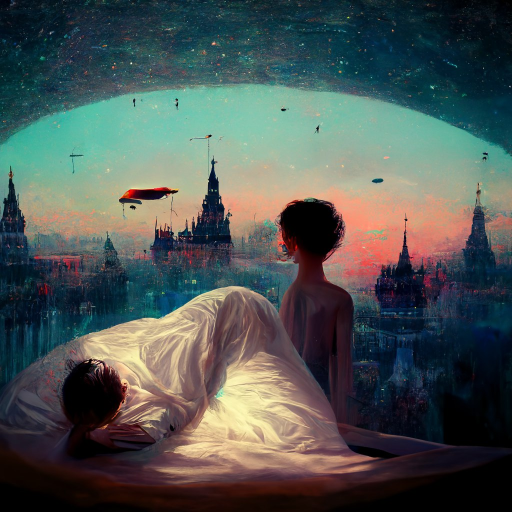
#> input picture images/dream.jpg, 1024 x 1024 px (shown at 1/2 size)
$ python effects.py
#> lines starting #> are read from the running program, lines starting #| are printed output that depends on the picture
import cv2
import numpy as np
import random

def effects(file, type, speed, show, scale_percent, blowup):
    img = cv2.imread(file)
    origional = img.shape
    width = int(img.shape[1] * scale_percent / 100)
    height = int(img.shape[0] * scale_percent / 100)
    dim = (width, height)
    arr = cv2.resize(img, dim)
    img = [ [ (int(p[0]),int(p[1]),int(p[2])) for p in row ] for row in arr ]

    copy=[]

    for i in range(len(img)):
        row = []
        for j in range(len(img[i])):
            row.append((0,0,0))
        copy.append(row)

    for c in range(0,255, speed):
        if type == "color":
            one = random.randrange(0,255)
            two = random.randrange(0,255)
            three = random.randrange(0,255)

        for i in range(len(copy)):
            if type == "line":
                one = random.randrange(0,255)
                two = random.randrange(0,255)
                three = random.randrange(0,255)

            for j in range(len(copy[i])):
                if type == "pixel":
                    one = random.randrange(0,255)
                    two = random.randrange(0,255)
                    three = random.randrange(0,255)
                if img[i][j][0] <  255-c:
                    copy[i][j] = (one,two,three)

                else:
                    copy[i][j] = img[i][j]

        if (c%show)==0:
            arr = np.asarray(copy, dtype=np.uint8)
            arr = cv2.cvtColor(arr, cv2.COLOR_BGR2RGB)
            arr = cv2.resize(arr, (origional[1]*blowup, origional[0]*blowup))
            cv2.imshow('image', arr)
            cv2.waitKey(1)

    return copy

def color(file, rgb, speed, show, scale_percent, blowup):
#> called with file = 'images/dream.jpg', rgb = (0, 0, 0), speed = 5, show = 2, scale_percent = 30, blowup = 2
    img = cv2.imread(file)
#> img is the input picture: shape (1024, 1024, 3); mean B, G, R 82.8, 85.3, 77.3
    origional = img.shape
#> origional = (1024, 1024, 3)
    width = int(img.shape[1] * scale_percent / 100)
#> width = 307
    height = int(img.shape[0] * scale_percent / 100)
#> height = 307
    dim = (width, height)
#> dim = (307, 307)
    arr = cv2.resize(img, dim)
    img = [ [ (int(p[0]),int(p[1]),int(p[2])) for p in row ] for row in arr ]
#> img = 307 items

    copy=[]

    for i in range(len(img)):
        row = []
        for j in range(len(img[i])):
            row.append((0,0,0))
        copy.append(row)
#> after the loop, copy = 307 items

    for c in range(0,255, speed):
        for i in range(len(copy)):

            for j in range(len(copy[i])):
                if img[i][j][0] <  255-c:
                    copy[i][j] = rgb
                else:
                    copy[i][j] = img[i][j]

        if (c%show)==0:
            arr = np.asarray(copy, dtype=np.uint8)
            arr = cv2.cvtColor(arr, cv2.COLOR_BGR2RGB)
            arr = cv2.resize(arr, (origional[1]*blowup, origional[0]*blowup))
            cv2.imshow('image', arr)
            cv2.waitKey(1)

    return copy

'''
Color Parameters: (
    file path,
    RBG color for background,
    amount of iterations,
    refresh rate,
    downscaling of image for speed,
    upscaling of image for display
    )

Effects Parameters: (
    file path,
    Effect type (pixel, color, line),
    amount of iterations,
    refresh rate,
    downscaling of image for speed,
    upscaling of image for display
    )
'''

# Test Examples (slowest is "pixel")
test_black = color("images/dream.jpg",(0,0,0), 5, 2, 30, 2)
#> test_black = 307 items
test_color = effects("images/dream.jpg",'pixel', 7, 7, 30, 2)
#> the loop in effects, `for c in range(0,255, speed):` made 37 passes
#> pass 2, in effects, `arr = np.asarray(copy, dtype=np.uint8)`:
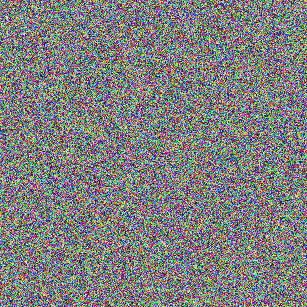
#> arr: shape (307, 307, 3); mean of channels 0, 1, 2 126.9, 127, 126.7; drawn as B, G, R
#> test_color = 307 items
test_color = effects("images/dream.jpg",'color', 5, 5, 50, 2)
#> call 2 of effects, with file = 'images/dream.jpg', type = 'color', speed = 5, show = 5, scale_percent = 50, blowup = 2
#> in effects (call 2), `arr = cv2.resize(img, dim)`:
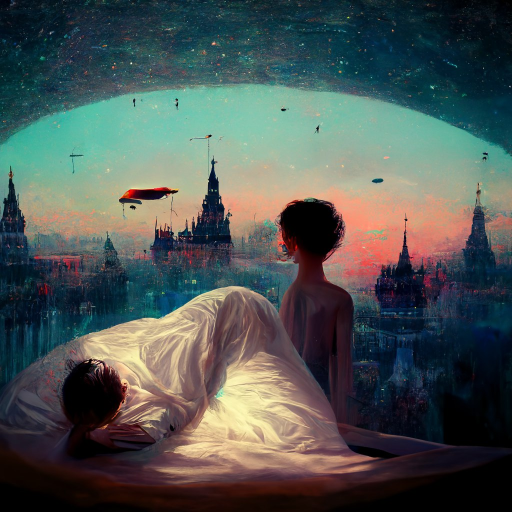
#> arr: shape (512, 512, 3); mean B, G, R 82.9, 85.4, 77.5
#> in effects (call 2), `img = [ [ (int(p[0]),int(p[1]),int(p[2])) for p in row ] for row in ar..`: img = 512 items
#> the loop in effects (call 2), `for c in range(0,255, speed):` made 51 passes
#> pass 1, in effects (call 2), `arr = np.asarray(copy, dtype=np.uint8)`:
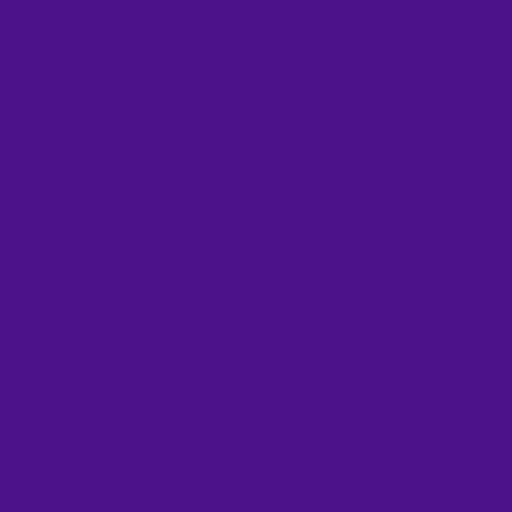
#> arr: shape (512, 512, 3); mean of channels 0, 1, 2 137, 18, 75; drawn as B, G, R
#> pass 2, in effects (call 2), `arr = np.asarray(copy, dtype=np.uint8)`:
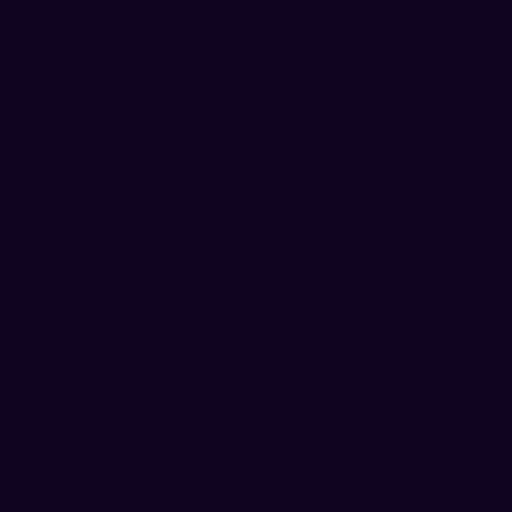
#> arr: shape (512, 512, 3); mean of channels 0, 1, 2 32, 4, 16; drawn as B, G, R
#> test_color = 512 items
test_color = effects("images/dream.jpg",'line', 5, 5, 50, 2)
#> the loop in effects (call 3), `for c in range(0,255, speed):` made 51 passes
#> pass 1, in effects (call 3), `arr = np.asarray(copy, dtype=np.uint8)`:
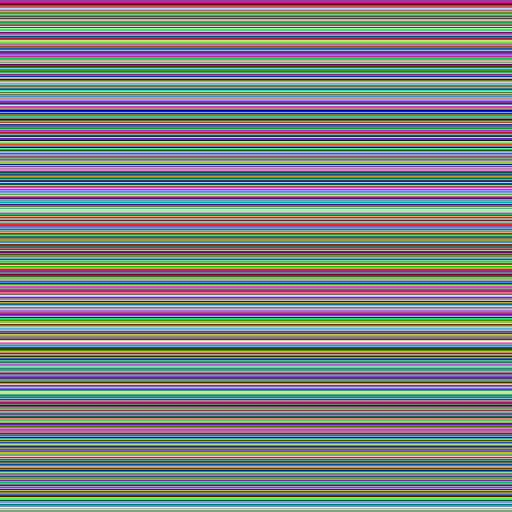
#> arr: shape (512, 512, 3); mean of channels 0, 1, 2 129.7, 129.1, 122.8; drawn as B, G, R
#> pass 1, in effects (call 3), `arr = cv2.resize(arr, (origional[1]*blowup, origional[0]*blowup))`:
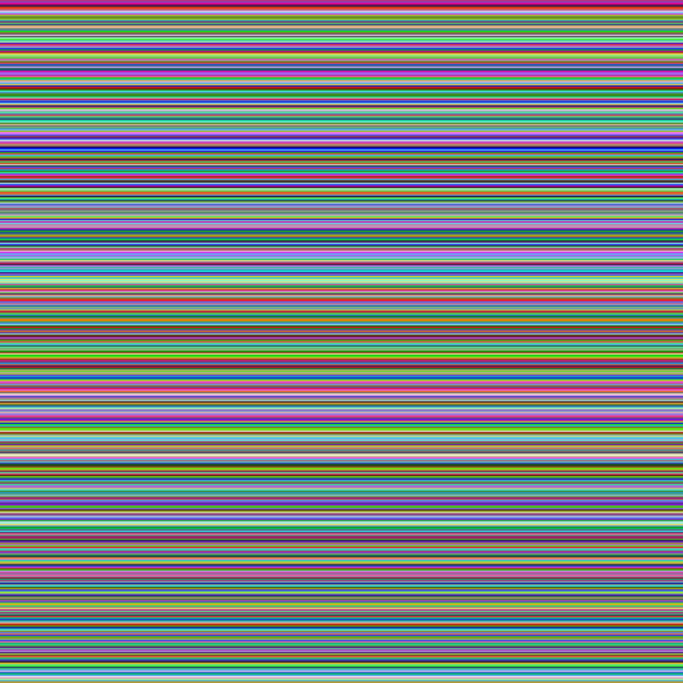
#> arr: shape (2048, 2048, 3) (shown at 1/3 size); mean R, G, B 122.8, 129.1, 129.7
#> pass 2, in effects (call 3), `arr = np.asarray(copy, dtype=np.uint8)`:
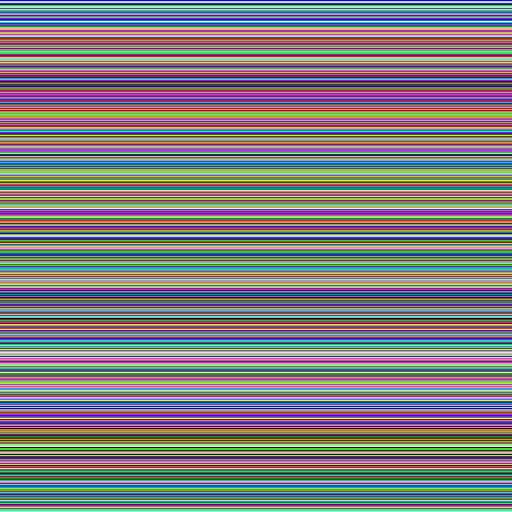
#> arr: shape (512, 512, 3); mean of channels 0, 1, 2 125.9, 124.1, 126.7; drawn as B, G, R
